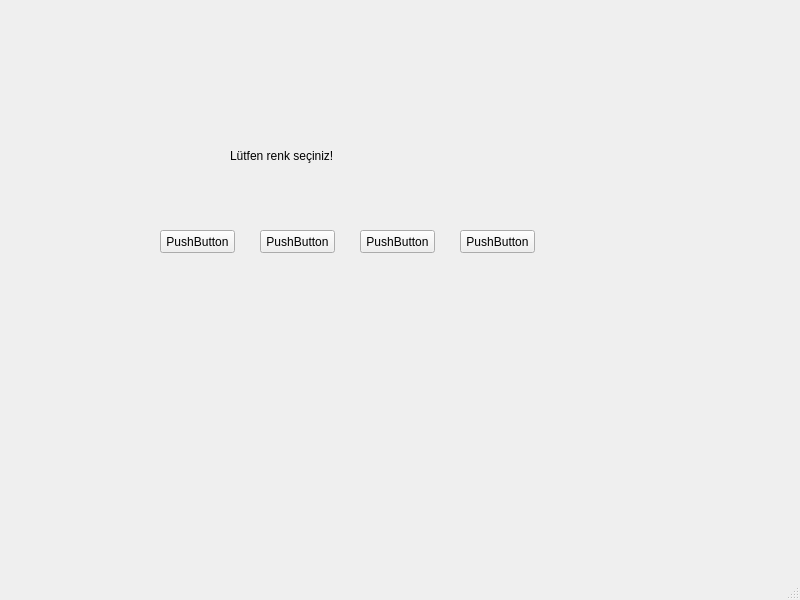
<?xml version="1.0" encoding="UTF-8"?>
<ui version="4.0">
 <class>MainWindow</class>
 <widget class="QMainWindow" name="MainWindow">
  <property name="geometry">
   <rect>
    <x>0</x>
    <y>0</y>
    <width>800</width>
    <height>600</height>
   </rect>
  </property>
  <property name="windowTitle">
   <string>MainWindow</string>
  </property>
  <widget class="QWidget" name="centralwidget">
   <widget class="QPushButton" name="pushButton">
    <property name="geometry">
     <rect>
      <x>160</x>
      <y>230</y>
      <width>75</width>
      <height>23</height>
     </rect>
    </property>
    <property name="text">
     <string>PushButton</string>
    </property>
   </widget>
   <widget class="QPushButton" name="pushButton_2">
    <property name="geometry">
     <rect>
      <x>260</x>
      <y>230</y>
      <width>75</width>
      <height>23</height>
     </rect>
    </property>
    <property name="text">
     <string>PushButton</string>
    </property>
   </widget>
   <widget class="QPushButton" name="pushButton_3">
    <property name="geometry">
     <rect>
      <x>360</x>
      <y>230</y>
      <width>75</width>
      <height>23</height>
     </rect>
    </property>
    <property name="text">
     <string>PushButton</string>
    </property>
   </widget>
   <widget class="QPushButton" name="pushButton_4">
    <property name="geometry">
     <rect>
      <x>460</x>
      <y>230</y>
      <width>75</width>
      <height>23</height>
     </rect>
    </property>
    <property name="text">
     <string>PushButton</string>
    </property>
   </widget>
   <widget class="QLabel" name="label">
    <property name="geometry">
     <rect>
      <x>230</x>
      <y>130</y>
      <width>251</width>
      <height>51</height>
     </rect>
    </property>
    <property name="text">
     <string>Lütfen renk seçiniz!</string>
    </property>
   </widget>
  </widget>
  <widget class="QMenuBar" name="menubar">
   <property name="geometry">
    <rect>
     <x>0</x>
     <y>0</y>
     <width>800</width>
     <height>21</height>
    </rect>
   </property>
  </widget>
  <widget class="QStatusBar" name="statusbar"/>
 </widget>
 <resources/>
 <connections/>
</ui>
